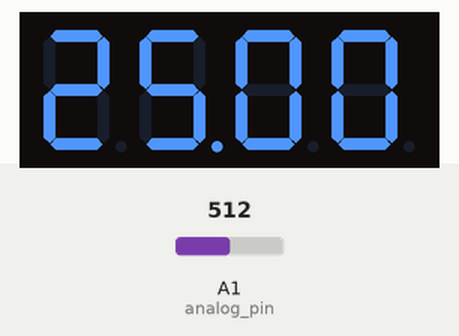
Bench run of a sketch on a simulated Arduino Uno, built with avr-gcc and run on an emulated ATmega328P. On the bench: 4-digit seven-segment display. Wiring (inferred from the names in the program): 4-digit 7-segment display, segments lit when HIGH: segments pin 9, pin 8, pin 7, pin 6, pin 5, pin 4, pin 3, pin 2; digit selects pin 13, pin 12, pin 11, pin 10. The test bench sets the inputs (shaded band); at power-on: A1 (analog_pin) = 512. The segment pins are drawn as the display they are named for.

Above: at 1.3 s.
1.4 s: A1 (analog_pin) set to 716
At 1.9 s:
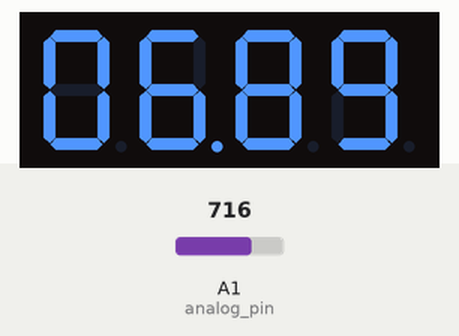
3.0 s: A1 (analog_pin) set to 511
At 4.2 s:
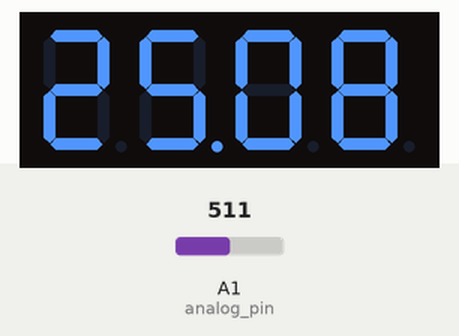
4.5 s: A1 (analog_pin) set to 306
At 5.4 s:
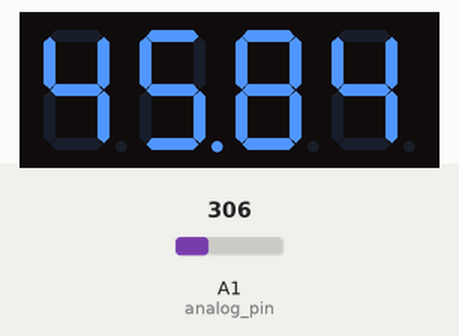
Timing chart, 0 to 7.5 s (numbered marks = the images above; inputs shaded):
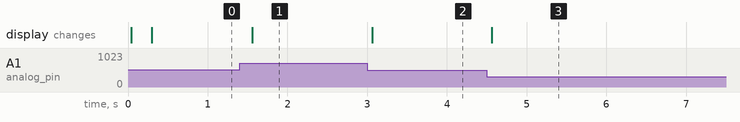

The sketch:

T_measurement_using_7_segment_display.ino
```cpp
//Set High to Light LED(s)
#define A_pin 9
#define B_pin 8
#define C_pin 7
#define D_pin 6
#define E_pin 5
#define F_pin 4
#define G_pin 3
#define Dp_pin 2

// Set Low to Select Digit
#define Dig_1_pin 13
#define Dig_2_pin 12
#define Dig_3_pin 11
#define Dig_4_pin 10

// Set analogRead pin
#define analog_pin A1

// Variables for temperature measurement
unsigned int R_1 = 10000;

// Timer
unsigned long startMillis = 0;
unsigned long currentMillis = 0;
unsigned long startMillis_1 = 0;

int position = 1;
int number;
const int T_refresh_period = 250;  // Refresh period of temperature measurement

// split temperature into 4 digits (Most significant 4 digits)
byte digit_1;
byte digit_2;
byte digit_3;
byte digit_4;

void setup() {
  // set pinMode:
  pinMode(A_pin, OUTPUT);
  pinMode(B_pin, OUTPUT);
  pinMode(C_pin, OUTPUT);
  pinMode(D_pin, OUTPUT);
  pinMode(E_pin, OUTPUT);
  pinMode(F_pin, OUTPUT);
  pinMode(G_pin, OUTPUT);
  pinMode(Dp_pin, OUTPUT);
  pinMode(Dig_1_pin, OUTPUT);
  pinMode(Dig_2_pin, OUTPUT);
  pinMode(Dig_3_pin, OUTPUT);
  pinMode(Dig_4_pin, OUTPUT);

  Serial.begin(9600);
}

void loop() {
  // Load Current Time
  currentMillis = millis();

  if (currentMillis - startMillis_1 >= T_refresh_period) {
    measure_temperature();
    startMillis_1 = currentMillis;
  }

  // Switch number
  switch (position) {
    case 1:
    number = digit_1;
    break;
    case 2:
    number = digit_2;
    break;
    case 3:
    number = digit_3;
    break;
    case 4:
    number = digit_4;
    break;
  }

  // Switch position
  if (currentMillis - startMillis >= 1) {
    display_num (position, number);
    if (position == 4) {
      position = 1;
    } else {
      position ++;
    }
    startMillis = currentMillis;
  }
}

// Function to measure temperature and split the temperature number into 4 most signigicant digits.
void measure_temperature() {
  int t; double T; double V_2; double R_2;
  V_2 = 0.0048828125 * analogRead(analog_pin);
  R_2 = (R_1 * V_2) / (5 - V_2);
  T = 1 / (3.354016e-3 + 2.569850e-4 * log(R_2 / 10000) + pow(2.620131e-6 * log(R_2 / 10000), 2) + pow(6.383091e-8 * log(R_2 / 10000), 3)) - 273.15;

  // Split the number into digits
  t = T * 100;
  digit_4 = t % 10;
  t = t / 10;
  digit_3 = t % 10;
  t = t / 10;
  digit_2 = t % 10;
  t = t / 10;
  digit_1 = t % 10;
}

// Function for displaying numbers
void display_num(int pos, int num) {
  switch (num) {
    case 0:
      digitalWrite(A_pin, HIGH);
      digitalWrite(B_pin, HIGH);
      digitalWrite(C_pin, HIGH);
      digitalWrite(D_pin, HIGH);
      digitalWrite(E_pin, HIGH);
      digitalWrite(F_pin, HIGH);
      digitalWrite(G_pin, LOW);
      break;

    case 1:
      digitalWrite(A_pin, LOW);
      digitalWrite(B_pin, HIGH);
      digitalWrite(C_pin, HIGH);
      digitalWrite(D_pin, LOW);
      digitalWrite(E_pin, LOW);
      digitalWrite(F_pin, LOW);
      digitalWrite(G_pin, LOW);
      break;

    case 2:
      digitalWrite(A_pin, HIGH);
      digitalWrite(B_pin, HIGH);
      digitalWrite(C_pin, LOW);
      digitalWrite(D_pin, HIGH);
      digitalWrite(E_pin, HIGH);
      digitalWrite(F_pin, LOW);
      digitalWrite(G_pin, HIGH);
      break;

    case 3:
      digitalWrite(A_pin, HIGH);
      digitalWrite(B_pin, HIGH);
      digitalWrite(C_pin, HIGH);
      digitalWrite(D_pin, HIGH);
      digitalWrite(E_pin, LOW);
      digitalWrite(F_pin, LOW);
      digitalWrite(G_pin, HIGH);
      break;

    case 4:
      digitalWrite(A_pin, LOW);
      digitalWrite(B_pin, HIGH);
      digitalWrite(C_pin, HIGH);
      digitalWrite(D_pin, LOW);
      digitalWrite(E_pin, LOW);
      digitalWrite(F_pin, HIGH);
      digitalWrite(G_pin, HIGH);
      break;

    case 5:
      digitalWrite(A_pin, HIGH);
      digitalWrite(B_pin, LOW);
      digitalWrite(C_pin, HIGH);
      digitalWrite(D_pin, HIGH);
      digitalWrite(E_pin, LOW);
      digitalWrite(F_pin, HIGH);
      digitalWrite(G_pin, HIGH);
      break;

    case 6:
      digitalWrite(A_pin, HIGH);
      digitalWrite(B_pin, LOW);
      digitalWrite(C_pin, HIGH);
      digitalWrite(D_pin, HIGH);
      digitalWrite(E_pin, HIGH);
      digitalWrite(F_pin, HIGH);
      digitalWrite(G_pin, HIGH);
      break;

    case 7:
      digitalWrite(A_pin, HIGH);
      digitalWrite(B_pin, HIGH);
      digitalWrite(C_pin, HIGH);
      digitalWrite(D_pin, LOW);
      digitalWrite(E_pin, LOW);
      digitalWrite(F_pin, LOW);
      digitalWrite(G_pin, LOW);
      break;

    case 8:
      digitalWrite(A_pin, HIGH);
      digitalWrite(B_pin, HIGH);
      digitalWrite(C_pin, HIGH);
      digitalWrite(D_pin, HIGH);
      digitalWrite(E_pin, HIGH);
      digitalWrite(F_pin, HIGH);
      digitalWrite(G_pin, HIGH);
      break;

    case 9:
      digitalWrite(A_pin, HIGH);
      digitalWrite(B_pin, HIGH);
      digitalWrite(C_pin, HIGH);
      digitalWrite(D_pin, HIGH);
      digitalWrite(E_pin, LOW);
      digitalWrite(F_pin, HIGH);
      digitalWrite(G_pin, HIGH);
      break;
  }

  switch (pos) {
    case 1:
    digitalWrite(Dig_1_pin, LOW);
    digitalWrite(Dig_2_pin, HIGH);
    digitalWrite(Dig_3_pin, HIGH);
    digitalWrite(Dig_4_pin, HIGH);
    digitalWrite(Dp_pin, LOW);
      break;

    case 2:
    digitalWrite(Dig_1_pin, HIGH);
    digitalWrite(Dig_2_pin, LOW);
    digitalWrite(Dig_3_pin, HIGH);
    digitalWrite(Dig_4_pin, HIGH);
    digitalWrite(Dp_pin, HIGH);
      break;

    case 3:
    digitalWrite(Dig_1_pin, HIGH);
    digitalWrite(Dig_2_pin, HIGH);
    digitalWrite(Dig_3_pin, LOW);
    digitalWrite(Dig_4_pin, HIGH);
    digitalWrite(Dp_pin, LOW);
      break;

    case 4:
    digitalWrite(Dig_1_pin, HIGH);
    digitalWrite(Dig_2_pin, HIGH);
    digitalWrite(Dig_3_pin, HIGH);
    digitalWrite(Dig_4_pin, LOW);
    digitalWrite(Dp_pin, LOW);
      break;
  }
}
```

Measured:
- after the input at 1.4 s, the display: changes after 0.16 s (image 1)
- after the input at 3.0 s, the display: changes after 0.06 s (image 2)
- after the input at 4.5 s, the display: changes after 0.06 s (image 3)
